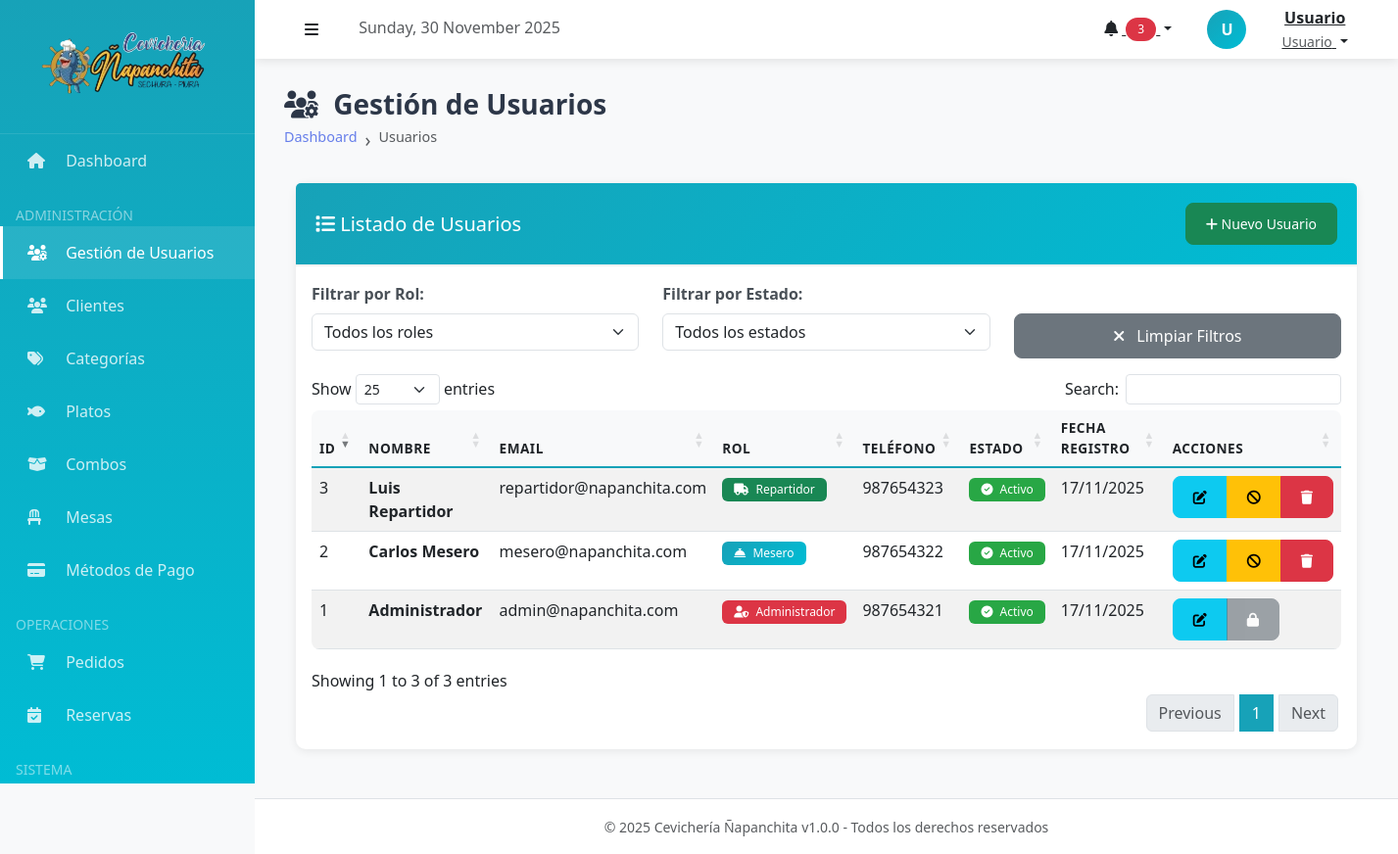
/index.php?action=usuarios (signed in), run on the app's committed database.
### tables this page shows
CREATE TABLE usuarios (
    id INT AUTO_INCREMENT PRIMARY KEY,
    nombre VARCHAR(100) NOT NULL,
    email VARCHAR(100) UNIQUE NOT NULL,
    password VARCHAR(255) NOT NULL,
    telefono VARCHAR(20),
    rol ENUM('admin', 'mesero', 'repartidor') NOT NULL DEFAULT 'mesero',
    fecha_registro TIMESTAMP DEFAULT CURRENT_TIMESTAMP,
    activo BOOLEAN DEFAULT TRUE,
    
    INDEX idx_usuarios_email (email),
    INDEX idx_usuarios_rol (rol),
    INDEX idx_usuarios_activo (activo)
);

### controllers/UsuarioController.php (called while the page is built, shortened)
<?php
require_once __DIR__ . '/../config/database.php';
require_once __DIR__ . '/../models/Usuario.php';
class UsuarioController
{
    private $usuario;
    public function __construct()
    {
        $database = new Database();
        $this->db = $database->getConnection();
        $this->usuario = new Usuario($this->db);
    }
    public function index()
    {
        $stmt = $this->usuario->listar();
        $usuarios = $stmt->fetchAll(PDO::FETCH_ASSOC);
        require_once __DIR__ . '/../views/usuarios/index.php';
    }
}

### config/database.php (called while the page is built, shortened)
<?php
class Database
{
    private $host = "localhost";
    private $db_name = "napanchita_db";
    private $username = "root";
    private $password = "";
    public function getConnection()
    {
        try {
            $this->conn = new PDO(
                "mysql:host=" . $this->host . ";dbname=" . $this->db_name . ";charset=utf8mb4",
                $this->username,
                $this->password
            );
            $this->conn->setAttribute(PDO::ATTR_ERRMODE, PDO::ERRMODE_EXCEPTION);
            $this->conn->setAttribute(PDO::ATTR_EMULATE_PREPARES, false);
            return $this->conn;
        } catch (PDOException $e) {
            echo "Error de conexión: " . $e->getMessage();
            return null;
        }
    }
}

### models/Usuario.php (called while the page is built, shortened)
<?php
class Usuario
{
    private $conn;
    private $table = "usuarios";
    public function __construct($db)
    {
        $this->conn = $db;
    }
    public function listar()
    {
        $query = "SELECT id, nombre, email, telefono, rol, fecha_registro, activo
                  FROM " . $this->table . "
                  ORDER BY fecha_registro DESC";
        $stmt = $this->conn->prepare($query);
        $stmt->execute();
        return $stmt;
    }
}

### views/usuarios/index.php (the view, shortened to what this page needs)
<?php
include __DIR__ . '/../layouts/header.php';
?>
<div class="page-header">
    <h1><i class="fas fa-users-cog me-2"></i> Gestión de Usuarios</h1>
    <nav aria-label="breadcrumb">
        <ol class="breadcrumb">
            <li class="breadcrumb-item"><a href="<?php echo BASE_URL; ?>index.php?action=dashboard">Dashboard</a></li>
            <li class="breadcrumb-item active">Usuarios</li>
        </ol>
    </nav>
</div>
<div class="container-fluid">
    <div class="card">
        <div class="card-header bg-primary text-white">
            <div class="row align-items-center">
                <div class="col">
                    <h5 class="mb-0"><i class="fas fa-list"></i> Listado de Usuarios</h5>
                </div>
                <div class="col-auto">
                    <a href="<?php echo BASE_URL; ?>index.php?action=usuarios_crear" class="btn btn-success btn-sm">
                        <i class="fas fa-plus"></i> Nuevo Usuario
                    </a>
                </div>
            </div>
        </div>
        <div class="card-body">
            <div class="row mb-3">
                <div class="col-md-4">
                    <label for="filtroRol" class="form-label">Filtrar por Rol:</label>
                    <select class="form-select" id="filtroRol">
                        <option value="">Todos los roles</option>
                    </select>
                </div>
                <div class="col-md-4">
                    <label for="filtroEstado" class="form-label">Filtrar por Estado:</label>
                    <select class="form-select" id="filtroEstado">
                        <option value="">Todos los estados</option>
                    </select>
                </div>
                <div class="col-md-4">
                    <label class="form-label">&nbsp;</label>
                    <button class="btn btn-secondary w-100" id="btnLimpiarFiltros">
                        <i class="fas fa-times me-2"></i> Limpiar Filtros
                    </button>
                </div>
            </div>
            <div class="table-responsive">
                <table class="table table-striped table-hover" id="tablaUsuarios">
                    <thead>
                        <tr>
                            <th>ID</th>
                            <th>Nombre</th>
                            <th>Email</th>
                            <th>Rol</th>
                            <th>Teléfono</th>
                            <th>Estado</th>
                            <th>Fecha Registro</th>
                            <th>Acciones</th>
                        </tr>
                    </thead>
                    <tbody>
                        <?php if (isset($usuarios) && count($usuarios) > 0): ?>
                            <?php foreach ($usuarios as $usuario): ?>
                                <tr>
                                    <td><?php echo $usuario['id']; ?></td>
                                    <td>
                                        <strong><?php echo htmlspecialchars($usuario['nombre']); ?></strong>
                                    </td>
                                    <td><?php echo htmlspecialchars($usuario['email']); ?></td>
                                    <td>
                                        <?php
                                        $badgeClass = '';
                                        $iconClass = '';
                                        switch ($usuario['rol']) {
                                            case 'admin':
                                                $badgeClass = 'bg-danger';
                                                $iconClass = 'fa-user-shield';
                                                $rolText = 'Administrador';
                                                break;
                                            case 'mesero':
                                                $badgeClass = 'bg-primary';
                                                $iconClass = 'fa-concierge-bell';
                                                $rolText = 'Mesero';
                                                break;
                                            case 'repartidor':
                                                $badgeClass = 'bg-success';
                                                $iconClass = 'fa-truck';
                                                $rolText = 'Repartidor';
                                                break;
                                        }
                                        ?>
                                        <span class="badge <?php echo $badgeClass; ?>">
                                            <i class="fas <?php echo $iconClass; ?> me-1"></i>
                                            <?php echo $rolText; ?>
                                        </span>
                                    </td>
                                    <td><?php echo htmlspecialchars($usuario['telefono'] ?? '-'); ?></td>
                                    <td>
                                        <?php if ($usuario['activo']): ?>
                                            <span class="badge badge-activo">
                                                <i class="fas fa-check-circle me-1"></i> Activo
                                            </span>
                                        <?php else: ?>
                                            <span class="badge badge-inactivo">
                                                <i class="fas fa-times-circle me-1"></i> Inactivo
                                            </span>
                                        <?php endif; ?>
                                    </td>
                                    <td><?php echo date('d/m/Y', strtotime($usuario['fecha_registro'])); ?></td>
                                    <td>
                                        <div class="btn-group" role="group">
                                            <a href="<?php echo BASE_URL; ?>index.php?action=usuarios_editar&id=<?php echo $usuario['id']; ?>"
                                                class="btn btn-sm btn-info"
                                                title="Editar">
                                                <i class="fas fa-edit"></i>
                                            </a>
                                            <?php if ($usuario['id'] != $_SESSION['usuario_id']): ?>
                                                <button type="button"
                                                    class="btn btn-sm btn-warning btn-cambiar-estado"
                                                    data-id="<?php echo $usuario['id']; ?>"
                                                    data-estado="<?php echo $usuario['activo']; ?>"
                                                    title="<?php echo $usuario['activo'] ? 'Desactivar' : 'Activar'; ?>">
                                                    <i class="fas fa-<?php echo $usuario['activo'] ? 'ban' : 'check'; ?>"></i>
                                                </button>
                                                <button type="button"
                                                    class="btn btn-sm btn-danger btn-eliminar"
                                                    data-id="<?php echo $usuario['id']; ?>"
                                                    data-nombre="<?php echo htmlspecialchars($usuario['nombre']); ?>"
                                                    title="Eliminar">
                                                    <i class="fas fa-trash"></i>
                                                </button>
                                            <?php else: ?>
                                                <button type="button" class="btn btn-sm btn-secondary" disabled title="No puedes modificar tu propio usuario">
                                                    <i class="fas fa-lock"></i>
                                                </button>
                                            <?php endif; ?>
                                        </div>
                                    </td>
                                </tr>
                            <?php endforeach; ?>
                        <?php endif; ?>
                    </tbody>
                </table>
            </div>
        </div>
    </div>
</div>
<?php
include __DIR__ . '/../layouts/footer.php';
?>

### public/css/style.css (style rules this page uses)
:root { --color-primary: #667eea; --color-secondary: #764ba2; --color-success: #28a745; --color-danger: #dc3545; --color-warning: #ffc107; --color-info: #17a2b8; --color-light: #f8f9fa; --color-dark: #343a40; --transition: all 0.3s ease; }
body { font-family: 'Segoe UI', Tahoma, Geneva, Verdana, sans-serif; background-color: #f4f6f9; }
.card { transition: var(--transition); margin-bottom: 20px; }
.card-header { font-weight: 600; background: linear-gradient(135deg, var(--color-primary) 0%, var(--color-secondary) 100%); color: white; border-bottom: none; }
.btn { transition: var(--transition); font-weight: 500; border-radius: 8px; padding: 10px 20px; }
.badge { padding: 6px 12px; font-weight: 500; border-radius: 6px; }
.form-label { font-weight: 600; color: #495057; margin-bottom: 8px; }
.table { background: white; border-radius: 8px; overflow: hidden; }
.table thead th { background-color: #f8f9fa; border-bottom: 2px solid #dee2e6; font-weight: 600; text-transform: uppercase; font-size: 0.85rem; letter-spacing: 0.5px; }
.breadcrumb { background: transparent; font-size: 0.9rem; }
.breadcrumb-item + .breadcrumb-item::before { content: "›"; font-size: 1.2rem; }
.breadcrumb-item a { color: var(--color-primary); text-decoration: none; }

### public/css/tema-celeste.css (style rules this page uses)
:root { --primary-color: #17a2b8; --primary-dark: #138496; --primary-light: #00bcd4; --primary-gradient: linear-gradient(135deg, #17a2b8 0%, #00bcd4 100%); }
.bg-primary { background: linear-gradient(135deg, #17a2b8 0%, #00bcd4 100%) !important; }
a { color: #17a2b8; }
.badge.bg-primary { background: linear-gradient(135deg, #17a2b8 0%, #00bcd4 100%) !important; }
table.dataTable thead th { border-bottom: 2px solid #17a2b8; }

### views/layouts/header.php (style rules this page uses)
:root { --sidebar-width: 260px; --header-height: 60px; --primary-color: #17a2b8; --secondary-color: #00bcd4; }
body { font-family: 'Segoe UI', Tahoma, Geneva, Verdana, sans-serif; background-color: #f8f9fa; }
.page-header { margin-bottom: 30px; }
.page-header h1 { font-size: 28px; font-weight: 700; color: #2d3748; margin: 0; }
.breadcrumb { background: transparent; padding: 0; margin: 5px 0 0 0; }
.card { border: none; box-shadow: 0 2px 10px rgba(0, 0, 0, 0.08); border-radius: 10px; }
.card-header { background: white; border-bottom: 2px solid #f1f1f1; font-weight: 600; padding: 20px; }
.badge-activo { background-color: #28a745; }

### data on the page
usuarios: id "1", nombre "Administrador", email "admin@napanchita.com", rol "Administrador", telefono "987654321", activo 1 (drawn), fecha_registro "17/11/2025"
usuarios: id "2", nombre "Carlos Mesero", email "mesero@napanchita.com", rol "Mesero", telefono "987654322", activo 1 (drawn), fecha_registro "17/11/2025"
usuarios: id "3", nombre "Luis Repartidor", email "repartidor@napanchita.com", rol "Repartidor", telefono "987654323", activo 1 (drawn), fecha_registro "17/11/2025"

### other printed values
substr($_SESSION['nombre'] ?? 'U', 0, 1) "U"
$_SESSION['nombre'] "Usuario"
$_SESSION['rol'] "Usuario"
APP_NAME "Cevichería Ñapanchita"
APP_VERSION "1.0.0"
